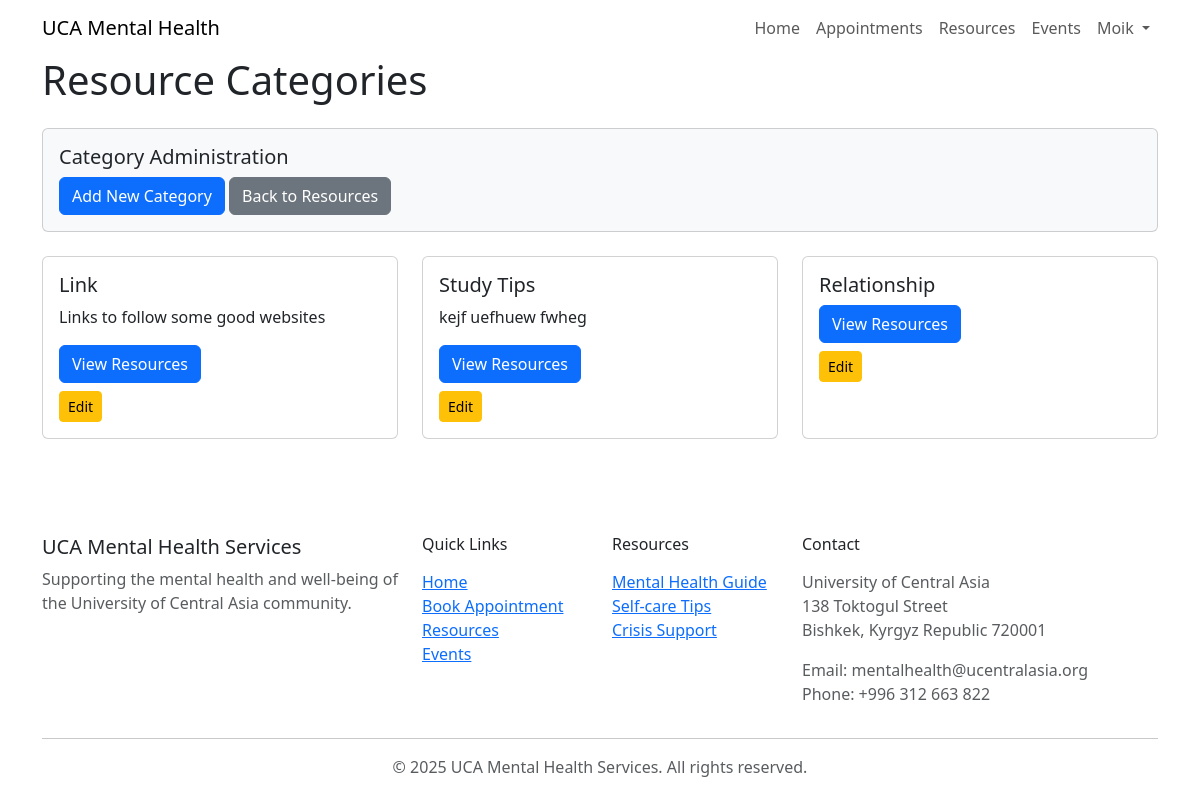
The app's page /resources/categories/ (signed in) with its own data.
### accounts/models.py (models this page shows, shortened)
class User(AbstractUser):
    USER_TYPE_CHOICES = (
        ('student', 'Student'),
        ('faculty', 'Faculty'),
        ('staff', 'Staff'),
        ('counselor', 'Counselor'),
    )
    username = models.CharField(
        _('username'),
        max_length=150,
        help_text=_('Required. 150 characters or fewer. Letters, digits and @/./+/-/_ only.'),
        validators=[AbstractUser.username_validator],
        error_messages={
            'unique': _("A user with that username already exists."),
        },
    )
    email = models.EmailField(_('email address'), unique=True)
    user_type = models.CharField(max_length=20, choices=USER_TYPE_CHOICES)
    phone_number = models.CharField(max_length=15, blank=True, null=True)
    objects = CustomUserManager()
    USERNAME_FIELD = 'email'
    REQUIRED_FIELDS = ['username']  # Email is required by default

### resources/models.py (models this page shows, shortened)
class ResourceCategory(models.Model):
    name = models.CharField(max_length=100)
    description = models.TextField(blank=True)
    class Meta:
        verbose_name_plural = "Resource Categories"

### resources/views.py (the view)
# urls.py: path('categories/', views.category_list, name='category_list'),
@login_required
def category_list(request):
    categories = ResourceCategory.objects.all()
    context = {
        'categories': categories,
    }
    return render(request, 'resources/category_list.html', context)

### templates/resources/category_list.html (shortened to what this page needs)
{% extends 'base.html' %}
{% block content %}
<div class="container">
    <h1 class="mb-4">Resource Categories</h1>
    {% if user.is_superuser or user.user_type == 'counselor' %}
    <div class="row mb-4">
        <div class="col-md-12">
            <div class="card bg-light">
                <div class="card-body">
                    <h5 class="card-title">Category Administration</h5>
                    <a href="{% url 'resources:add_category' %}" class="btn btn-primary">Add New Category</a>
                    <a href="{% url 'resources:resource_list' %}" class="btn btn-secondary">Back to Resources</a>
                </div>
            </div>
        </div>
    </div>
    {% endif %}
    <div class="row">
        {% for category in categories %}
        <div class="col-md-4 mb-4">
            <div class="card h-100">
                <div class="card-body">
                    <h5 class="card-title">{{ category.name }}</h5>
                    {% if category.description %}
                    <p class="card-text">{{ category.description }}</p>
                    {% endif %}
                    <a href="{% url 'resources:resource_list' %}?category={{ category.id }}" class="btn btn-primary">View Resources</a>
                    {% if user.is_superuser or user.user_type == 'counselor' %}
                    <div class="mt-2">
                        <a href="{% url 'resources:edit_category' category.id %}" class="btn btn-sm btn-warning">Edit</a>
                    </div>
                    {% endif %}
                </div>
            </div>
        </div>
        {% empty %}
        <div class="col-12">
            <div class="alert alert-info">No resource categories available yet.</div>
        </div>
        {% endfor %}
    </div>
</div>
{% endblock %}

### templates/base.html (shortened to what this page needs)
<!DOCTYPE html>
<html lang="en">
<head>
    <link href="https://cdn.jsdelivr.net/npm/bootstrap@5.3.0-alpha1/dist/css/bootstrap.min.css" rel="stylesheet">
    <link href="https://cdnjs.cloudflare.com/ajax/libs/font-awesome/6.5.1/css/all.min.css" rel="stylesheet">
    <link href='https://cdn.jsdelivr.net/npm/fullcalendar@5.11.3/main.min.css' rel='stylesheet' />
    {% load static %}
    <link rel="stylesheet" href="{% static 'css/style.css' %}">
</head>
<body>
    <nav class="navbar navbar-expand-lg">
        <div class="container">
            <a class="navbar-brand" href="{% url 'accounts:home' %}">UCA Mental Health</a>
            <div class="collapse navbar-collapse" id="navbarNav">
                <ul class="navbar-nav ms-auto">
                    <li class="nav-item">
                        <a class="nav-link" href="{% url 'accounts:home' %}">Home</a>
                    </li>
                    {% if user.is_authenticated %}
                        {% if user.user_type == 'counselor' %}
                        <li class="nav-item">
                            <a class="nav-link" href="{% url 'accounts:counselor_dashboard' %}">Appointments</a>
                        </li>
                        {% else %}
                        <li class="nav-item">
                            <a class="nav-link" href="{% url 'appointments:booking_calendar' %}">Book Appointment</a>
                        </li>
                        {% endif %}
                    {% else %}
                    <li class="nav-item">
                        <a class="nav-link" href="{% url 'appointments:booking_calendar' %}">Book Appointment</a>
                    </li>
                    {% endif %}
                    <li class="nav-item">
                        <a class="nav-link" href="{% url 'resources:resource_list' %}">Resources</a>
                    </li>
                    <li class="nav-item">
                        <a class="nav-link" href="{% url 'news:event_list' %}">Events</a>
                    </li>
                    {% if user.is_authenticated %}
                    <li class="nav-item dropdown">
                        <a class="nav-link dropdown-toggle" href="#" id="navbarDropdown" role="button" data-bs-toggle="dropdown">
                            {{ user.username }}
                        </a>
                    </li>
                    {% endif %}
                </ul>
            </div>
        </div>
    </nav>
    <main>
        {% block content %}{% endblock %}
    </main>
    <footer class="py-4 mt-5">
        <div class="container">
            <div class="row">
                <div class="col-md-4">
                    <h5>UCA Mental Health Services</h5>
                    <p class="text-muted">Supporting the mental health and well-being of the University of Central Asia community.</p>
                </div>
                <div class="col-md-2">
                    <h6 class="mb-3">Quick Links</h6>
                    <ul class="list-unstyled">
                        <li><a href="{% url 'accounts:home' %}">Home</a></li>
                        <li><a href="{% url 'appointments:booking_calendar' %}">Book Appointment</a></li>
                        <li><a href="{% url 'resources:resource_list' %}">Resources</a></li>
                        <li><a href="{% url 'news:event_list' %}">Events</a></li>
                    </ul>
                </div>
                <div class="col-md-2">
                    <h6 class="mb-3">Resources</h6>
                    <ul class="list-unstyled">
                        <li><a href="#">Mental Health Guide</a></li>
                        <li><a href="#">Self-care Tips</a></li>
                        <li><a href="#">Crisis Support</a></li>
                    </ul>
                </div>
                <div class="col-md-4">
                    <h6 class="mb-3">Contact</h6>
                    <address class="text-muted">
                        <p>University of Central Asia<br>
                        138 Toktogul Street<br>
                        Bishkek, Kyrgyz Republic 720001</p>
                        <p>Email: mentalhealth@ucentralasia.org<br>
                        Phone: +996 312 663 822</p>
                    </address>
                </div>
            </div>
            <hr>
            <div class="text-center">
                <p class="text-muted">© {% now "Y" %} UCA Mental Health Services. All rights reserved.</p>
            </div>
        </div>
    </footer>
</body>
</html>

### staticfiles/css/style.css (style rules this page uses)
body { min-height: 100vh; display: flex; flex-direction: column; }
footer { margin-top: auto; }

### records on screen
User: username "Moik"
ResourceCategory: name "Link", description "Links to follow some good websites"
ResourceCategory: name "Study Tips", description "kejf uefhuew fwheg"
ResourceCategory: name "Relationship"
